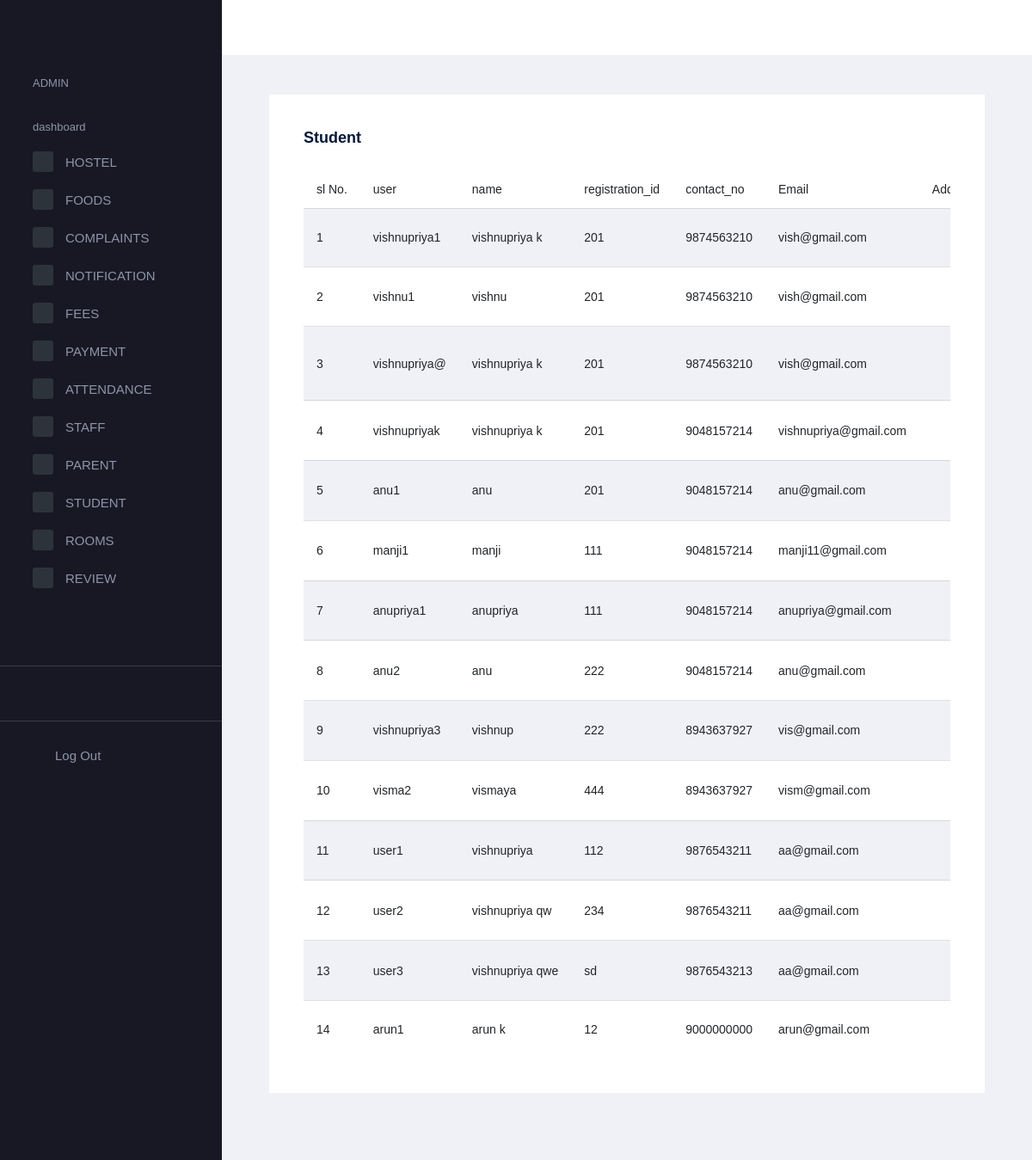
Screenshot of /student_view with the database file from the repository.
### mainapp/models.py (models this page shows, shortened)
class student(models.Model):
    user=models.OneToOneField(Login,on_delete=models.CASCADE,primary_key=True,related_name='student')
    name=models.CharField(max_length=30)
    registration_id=models.CharField(max_length=10)
    contact_no=models.CharField(max_length=10)
    Email_address=models.EmailField()
    Address=models.CharField(max_length=100)
    approval_status=models.IntegerField(default=0)
    profile_image=models.ImageField(upload_to='profile')

class Login(AbstractUser):
    is_student=models.BooleanField(default=False)
    is_parent=models.BooleanField(default=False)

### mainapp/admin_views.py (the view)
# urls.py: path('student_view',admin_views.student_view,name='student_view'),
def student_view(request):
    data = student.objects.all()
    return render(request,'view.html',{'data':data})

### templates/view.html (shortened to what this page needs)
{% extends 'admin.html' %}
{% load crispy_forms_tags %}
{% block content %}
<div class="col-lg-12 grid-margin stretch-card">
              <div class="card">
                <div class="card-body">
                  <h4 class="card-title">student</h4>
                  <div class="table-responsive">
                    <table class="table table-striped">
                      <thead>
                        <tr>
                          <th>sl No.</th>
                          <th>user</th>
                          <th>name</th>
                          <th>registration_id</th>
                          <th>contact_no</th>
                          <th>Email</th>
                          <th>Address</th>
                        </tr>
                      </thead>
                      <tbody>
                      {% for i in data %}
                        <tr>
                          <td class="py-1">{{ forloop.counter }}</td>
                          <td>{{ i.user }}</td>
                          <td>{{ i.name }}</td>
                          <td>{{ i.registration_id }}</td>
                          <td>{{ i.contact_no }}</td>
                          <td>{{ i.Email_address }}</td>
                          <td>{{ i.address }}</td>
                        </tr>
                      {% endfor %}
                      </tbody>
                    </table>
                  </div>
                </div>
              </div>
            </div>
{% endblock %}

### templates/admin.html (shortened to what this page needs)
<!DOCTYPE html>
{% load static %}
<html lang="en">
  <head>
    <link rel="stylesheet" href="{% static 'adminstatic/assets/vendors/mdi/css/materialdesignicons.min.css' %}">
    <link rel="stylesheet" href="{% static 'adminstatic/assets/vendors/flag-icon-css/css/flag-icon.min.css' %}">
    <link rel="stylesheet" href="{% static 'adminstatic/assets/vendors/css/vendor.bundle.base.css' %}">
    <link rel="stylesheet" href="{% static 'adminstatic/assets/vendors/font-awesome/css/font-awesome.min.css' %}" />
    <link rel="stylesheet" href="{% static 'adminstatic/assets/vendors/bootstrap-datepicker/bootstrap-datepicker.min.css' %}">
    <link rel="stylesheet" href="{% static 'adminstatic/assets/css/style.css' %}">
  </head>
  <body>
    <div class="container-scroller">
      <nav class="navbar default-layout-navbar col-lg-12 col-12 p-0 fixed-top d-flex flex-row">
        <div class="text-center navbar-brand-wrapper d-flex align-items-center justify-content-center">
        </div>
        <div class="navbar-menu-wrapper d-flex align-items-stretch">
          <button class="navbar-toggler navbar-toggler align-self-center" type="button" data-toggle="minimize">
            <span class="mdi mdi-menu"></span>
          </button>
          <div class="search-field d-none d-xl-block">
          </div>
        </div>
      </nav>
      <div class="container-fluid page-body-wrapper">
        <nav class="sidebar sidebar-offcanvas" id="sidebar">
          <ul class="nav">
            <li class="nav-item nav-category">ADMIN</li>
            <li class="nav-item nav-category">dashboard</li>
              <li class="nav-item">
              <a class="nav-link" data-toggle="collapse" href="#hostel" aria-expanded="false" aria-controls="ui-basic">
                <span class="icon-bg"><i class="mdi mdi-crosshairs-gps menu-icon"></i></span>
                <span class="menu-title">HOSTEL</span>
                <i class="menu-arrow"></i>
              </a>
              <div class="collapse" id="hostel">
            <li class="nav-item">
              <a class="nav-link" data-toggle="collapse" href="#food" aria-expanded="false" aria-controls="ui-basic">
                <span class="icon-bg"><i class="mdi mdi-crosshairs-gps menu-icon"></i></span>
                <span class="menu-title">FOODS</span>
                <i class="menu-arrow"></i>
              </a>
            </li>
            <li class="nav-item">
              <a class="nav-link" data-toggle="collapse" href="#com" aria-expanded="false" aria-controls="ui-basic">
                <span class="icon-bg"><i class="mdi mdi-crosshairs-gps menu-icon"></i></span>
                <span class="menu-title">COMPLAINTS</span>
                <i class="menu-arrow"></i>
              </a>
            </li>
              <li class="nav-item">
              <a class="nav-link" data-toggle="collapse" href="#not" aria-expanded="false" aria-controls="ui-basic">
                <span class="icon-bg"><i class="mdi mdi-crosshairs-gps menu-icon"></i></span>
                <span class="menu-title">NOTIFICATION</span>
                <i class="menu-arrow"></i>
              </a>
            </li>
               <li class="nav-item">
              <a class="nav-link" data-toggle="collapse" href="#fee" aria-expanded="false" aria-controls="ui-basic">
                <span class="icon-bg"><i class="mdi mdi-crosshairs-gps menu-icon"></i></span>
                <span class="menu-title">FEES</span>
                <i class="menu-arrow"></i>
              </a>
            </li>  <li class="nav-item">
              <a class="nav-link" data-toggle="collapse" href="#PAY" aria-expanded="false" aria-controls="ui-basic">
                <span class="icon-bg"><i class="mdi mdi-crosshairs-gps menu-icon"></i></span>
                <span class="menu-title">PAYMENT</span>
                <i class="menu-arrow"></i>
              </a>
            </li>
                <li class="nav-item">
              <a class="nav-link" data-toggle="collapse" href="#att" aria-expanded="false" aria-controls="ui-basic">
                <span class="icon-bg"><i class="mdi mdi-crosshairs-gps menu-icon"></i></span>
                <span class="menu-title">ATTENDANCE</span>
                <i class="menu-arrow"></i>
              </a>
            </li>
                <li class="nav-item">
              <a class="nav-link" data-toggle="collapse" href="#staff" aria-expanded="false" aria-controls="ui-basic">
                <span class="icon-bg"><i class="mdi mdi-crosshairs-gps menu-icon"></i></span>
                <span class="menu-title">STAFF</span>
                <i class="menu-arrow"></i>
              </a>
            </li>
                <li class="nav-item">
              <a class="nav-link" data-toggle="collapse" href="#parent" aria-expanded="false" aria-controls="ui-basic">
                <span class="icon-bg"><i class="mdi mdi-crosshairs-gps menu-icon"></i></span>
                <span class="menu-title">PARENT</span>
                <i class="menu-arrow"></i>
              </a>
            </li>
                <li class="nav-item">
              <a class="nav-link" data-toggle="collapse" href="#stu" aria-expanded="false" aria-controls="ui-basic">
                <span class="icon-bg"><i class="mdi mdi-crosshairs-gps menu-icon"></i></span>
                <span class="menu-title">STUDENT</span>
                <i class="menu-arrow"></i>
              </a>
            </li>
                <li class="nav-item">
              <a class="nav-link" data-toggle="collapse" href="#re" aria-expanded="false" aria-controls="ui-basic">
                <span class="icon-bg"><i class="mdi mdi-crosshairs-gps menu-icon"></i></span>
                <span class="menu-title">ROOMS</span>
                <i class="menu-arrow"></i>
              </a>
            </li>
                <li class="nav-item">
              <a class="nav-link" data-toggle="collapse" href="#rev" aria-expanded="false" aria-controls="ui-basic">
                <span class="icon-bg"><i class="mdi mdi-crosshairs-gps menu-icon"></i></span>
                <span class="menu-title">REVIEW</span>
                <i class="menu-arrow"></i>
              </a>
            </li>
             <li class="nav-item">
            <li class="nav-item sidebar-user-actions">
              <div class="user-details">
                <div class="d-flex justify-content-between align-items-center">
                  <div>
                    <div class="d-flex align-items-center">
                      <div class="sidebar-profile-img">
                      </div>
                    </div>
                  </div>
                </div>
              </div>
            </li>
            <li class="nav-item sidebar-user-actions">
              <div class="sidebar-user-menu">
                <a href="{% url 'logout_view' %}" class="nav-link"><i class="mdi mdi-logout menu-icon"></i>
                  <span class="menu-title">Log Out</span></a>
              </div>
            </li>
          </ul>
        </nav>
        <div class="main-panel">
          <div class="content-wrapper">
               {% block content %}
                {% endblock %}
          <footer class="footer">
        </div>
      </div>
    </div>
  </body>
</html>

### rows the page displays
student: user "vishnupriya1", name "vishnupriya k", registration_id "201", contact_no "9874563210", Email_address "vish@gmail.com"
student: user "vishnu1", name "vishnu", registration_id "201", contact_no "9874563210", Email_address "vish@gmail.com"
student: user "vishnupriya@", name "vishnupriya k", registration_id "201", contact_no "9874563210", Email_address "vish@gmail.com"
student: user "vishnupriyak", name "vishnupriya k", registration_id "201", contact_no "9048157214", Email_address "vishnupriya@gmail.com"
student: user "anu1", name "anu", registration_id "201", contact_no "9048157214", Email_address "anu@gmail.com"
student: user "manji1", name "manji", registration_id "111", contact_no "9048157214", Email_address "manji11@gmail.com"
student: user "anupriya1", name "anupriya", registration_id "111", contact_no "9048157214", Email_address "anupriya@gmail.com"
student: user "anu2", name "anu", registration_id "222", contact_no "9048157214", Email_address "anu@gmail.com"
student: user "vishnupriya3", name "vishnup", registration_id "222", contact_no "8943637927", Email_address "vis@gmail.com"
student: user "visma2", name "vismaya", registration_id "444", contact_no "8943637927", Email_address "vism@gmail.com"
student: user "user1", name "vishnupriya", registration_id "112", contact_no "9876543211", Email_address "aa@gmail.com"
student: user "user2", name "vishnupriya qw", registration_id "234", contact_no "9876543211", Email_address "aa@gmail.com"
student: user "user3", name "vishnupriya qwe", registration_id "sd", contact_no "9876543213", Email_address "aa@gmail.com"
student: user "arun1", name "arun k", registration_id "12", contact_no "9000000000", Email_address "arun@gmail.com"
